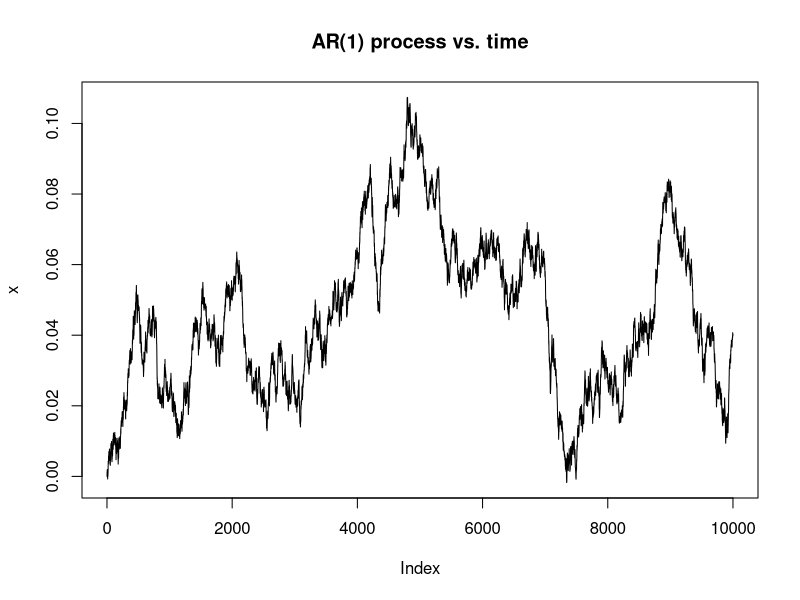

This chart was generated by the following R code:
#' This script simulates a Ornstein-Uhlenbeck AR(1) process, as described in
#' A. Meucci, "Risk and Asset Allocation", Springer, 2005,  Chapter 3.
#'
#' @references
#' A. Meucci - "Exercises in Advanced Risk and Portfolio Management"
#' \url{http://symmys.com/node/170}, "E 133 - Simulation of a Ornstein-Uhlenbeck
#'  process".
#'
#' See Meucci's script for "S_AutocorrelatedProcess.m"
#'
#' @author Xavier Valls \email{xaviervallspla@@gmail.com}

################################################################################
### Input parameters

theta <- 0.1  # reversion speed
m     <- 0.05 # long term mean
sigma <- 0.01 # volatility
T     <- 10 ^ 4 # number of steps
tau   <- 0.01 # discrete time interval

################################################################################
### Determine parameters
var <- sigma ^ 2 / 2 / theta * (1 - exp(-2 * theta * tau))
sd  <- sqrt(var)
eps <- rnorm(T, 0, sd)

x <- matrix(NaN, T, 1)
x[1] <- 0

for (t in 1 : (T - 1)) {
    x[t + 1] <- m + exp(-theta * tau) * (x[t] - m) + eps[t]
}

dev.new()
plot(x, type="l", main = "AR(1) process vs. time")
